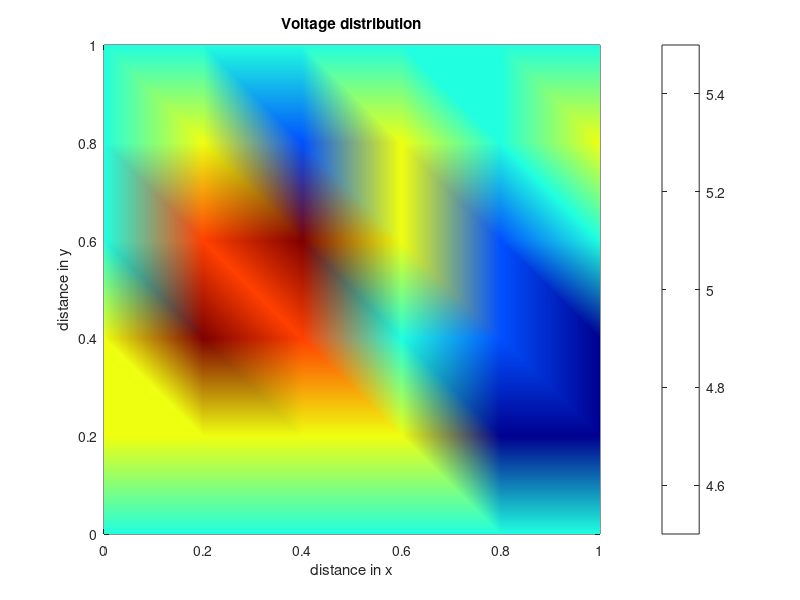

MATLAB code to generate this figure:
clc; clear all;
%%
% An incomplete code for parallel plate capacitor is given below.
% A few major parameters are missing in the code. You will get hint of
% missing part once you run the program. Try to follow
% the steps taught in the class to compute and plot the value of
% voltage.
%% Equation to be solved: Poisson's equation
% form: ( Del(Del(phi)) = -rho/epsilon )
% Geometry of parallel plate capacitor is as follows:
% Voltage(y=1) = 10 volts
% ........................................................... y = 1
% . .
% . epsr=1 .
% . .
% ........................................................... y = 0
% x=0 Voltage(y=0) = 10 volts x=1
%%%%%%%%%%%%%%%%%%%%%%%%%%%%%%%%%%%%%%%%%%%%%%%%%%%%%%%%%%%%%%%%%%%%%%
%%%%%%%%%%%%%%%
%% Specifying limits of 2D geometry
Xlimits=[0 , 1];
Ylimits=[0 , 1];
sizeEx = 0.2; %size of element in x
sizeEy = 0.2; %size of element in y
%% Specify material properties
display('MATERIAL PARAMETERS');
BCvalue_top = input('voltage at upper plate= ');
BCvalue_bottom = input('voltage at upper plate= ');
epsilon_0 = 8.85e-12; % vaccum permittivity
epsilon_r = 1; % relative permittivity
epsilon = epsilon_0*epsilon_r; % permittivity of the dielectric
Rho= 0; % space charge in volume of dielectric
%% Meshing
% Assigning coordinates
[x,y] = meshgrid(Xlimits(1):sizeEx:Xlimits(2),Ylimits(1):sizeEy:Ylimits(2));
DT = delaunay(x,y); % Generate triangular mesh
M = size(DT,1); % number of elements in mesh
Nt = max(max(DT)); % total number of nodes in the mesh
nx = 1+ floor(Xlimits(2)- Xlimits(1))/sizeEx; % number of nodes in X direction
ny= 1+ floor( ( Ylimits(2)- Ylimits(1))/sizeEy ); %number of nodes in Y direction
% plot the mesh
triplot(DT,x,y); % Plotting mesh
axis equal tight
xlabel('x'); ylabel('y');
%% Mapping the X-Y coordinates of each local node in each element to correspinding global nodes
for p= 1:M
for i= 1:3
xe{p}(i) = x( DT(p,i)); % x coordinate of i'th local node in pth element
ye{p}(i) = y( DT(p,i)); % y coordinate of i'th local node in pth element
end
end
%%
% constants in shape function (p,q,r) -> S = p+qx+ry
% shape function is the parameter which is need to be defined for completion of the code
%% Computation of local force matrix
for p = 1:M
Area_tri = (1/2)*det([1, xe{p}(1), ye{p}(1) ;...
1, xe{p}(2), ye{p}(2) ;...
1, xe{p}(3), ye{p}(3) ]); % area of the triangular element
D = 2*Area_tri; % determinant
q1 = ye{p}(2) - ye{p}(3);
q2 = ye{p}(3) - ye{p}(1);
q3 = ye{p}(1) - ye{p}(2);
r1 = xe{p}(3) - xe{p}(2);
r2 = xe{p}(1) - xe{p}(3);
r3 = xe{p}(2) - xe{p}(1);
Ke_mat{p} = (epsilon/(2*D)) * [(q1*q1+r1*r1) (q1*q2+r1*r2) (q1*q3+r1*r3);
                               (q2*q1+r2*r1) (q2*q2+r2*r2) (q2*q3+r2*r3);
                               (q3*q1+r3*r1) (q3*q2+r3*r2) (q3*q3+r3*r3)];
Fe_mat{p} = -(Rho*D/6)*[1;1;1] ; % local force matrix for p'th element
end
%% Assembly of Global Stiffness Matrix
K = zeros(Nt,Nt); %Initializing global stiffness matrix
for p = 1:M %iterating over all elements
for i=1:3 %iterating over all the rows of local stiffness matrix
for j= 1:3 %iterating over all the columns of local stiffness matrix
K(DT(p,i), DT(p,j)) = K(DT(p,i), DT(p,j))+ Ke_mat{p}(i,j);
%Assembling the values at global node by mapping values at local nodes (thru all elements) into it
end
end
end
%% Assembly of Global force matrix
Force= zeros(Nt,1); %Initializing global force matrix
for p = 1:M
for i=1:3
Force(DT(p,i)) = Force(DT(p,i)) +Fe_mat{p}(i);
end
end
%% Applying Boundary conditions
BCnodes_top = []; % intializing boundary nodes at top of parallel plate
BCnodes_bottom = []; % intializing boundary nodes at bottom of parallel plate
for i= 1:Nt
if rem(i,ny)==0
BCnodes_top = [BCnodes_top, i]; % Boundary nodes at top electrode
end
if rem(i,ny)==1
BCnodes_bottom = [BCnodes_bottom, i]; % Boundary nodes at bottom electrode
end
end
for i = 1:length(BCnodes_top) % loop over all top boundary nodes
nBC = BCnodes_top(i); % boundary node
K(nBC,:) = 0; % make the n-th row of global K matrix zero
K(nBC,nBC) = 1; % make the diagonal term of the global K matrix 1
Force(nBC) = BCvalue_top; % assign the n-th row of Force to the known boundary value
end
for i = 1:length(BCnodes_bottom) % loop over all bottom boundary nodes
nBC = BCnodes_bottom(i); % boundary node
K(nBC,:) = 0; % make the n-th row of global K matrix zero
K(nBC,nBC) = 1; % make the diagonal term of the global K matrix 1
Force(nBC) = BCvalue_bottom; % assign the n-th row of Force to the known boundary value
end
%% Solution to FEM
%Equation is of form [K][Phi]= [F]
Phi = (inv(K))*Force; %nodal voltage values
Phiout = ([reshape(Phi,[nx,ny] )]); %rearanging nodal values in nx X ny matrix
%% Plotting solution
pcolor(x,y,Phiout)
shading interp
colorbar
colormap 'jet'
title('Voltage distribution')
xlabel('distance in x')
ylabel('distance in y')